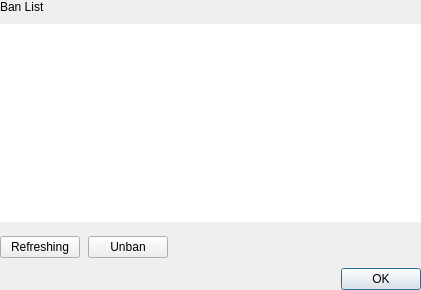
<?xml version="1.0" encoding="UTF-8"?>
<ui version="4.0">
 <class>ModerationDialog</class>
 <widget class="QDialog" name="ModerationDialog">
  <property name="windowTitle">
   <string>Moderation</string>
  </property>
  <property name="geometry">
   <rect>
    <x>0</x>
    <y>0</y>
    <width>421</width>
    <height>290</height>
   </rect>
  </property>
  <layout class="QVBoxLayout" name="verticalLayout">
   <property name="spacing">
    <number>10</number>
   </property>
   <property name="leftMargin">
    <number>0</number>
   </property>
   <property name="topMargin">
    <number>0</number>
   </property>
   <property name="rightMargin">
    <number>0</number>
   </property>
   <property name="bottomMargin">
    <number>0</number>
   </property>
   <item>
    <widget class="QLabel" name="ban_list_label">
     <property name="text">
      <string>Ban List</string>
     </property>
    </widget>
   </item>
   <item>
    <widget class="QTreeView" name="ban_list_view">
     <property name="frameShape">
      <enum>QFrame::NoFrame</enum>
     </property>
    </widget>
   </item>
   <item>
    <layout class="QHBoxLayout" name="list_actions">
     <property name="spacing">
      <number>8</number>
     </property>
     <property name="topMargin">
      <number>4</number>
     </property>
     <item>
      <widget class="QPushButton" name="refresh">
       <property name="text">
        <string>Refreshing</string>
       </property>
      </widget>
     </item>
     <item>
      <widget class="QPushButton" name="unban">
       <property name="text">
        <string>Unban</string>
       </property>
      </widget>
     </item>
     <item>
      <spacer name="list_actions_spacer">
       <property name="orientation">
        <enum>Qt::Horizontal</enum>
       </property>
       <property name="sizeHint" stdset="0">
        <size>
         <width>0</width>
         <height>0</height>
        </size>
       </property>
      </spacer>
     </item>
    </layout>
   </item>
   <item>
    <widget class="QDialogButtonBox" name="buttonBox">
     <property name="standardButtons">
      <set>QDialogButtonBox::Ok</set>
     </property>
    </widget>
   </item>
  </layout>
 </widget>
 <connections>
  <connection>
   <sender>buttonBox</sender>
   <signal>accepted()</signal>
   <receiver>ModerationDialog</receiver>
   <slot>accept()</slot>
  </connection>
 </connections>
 <resources/>
</ui>
